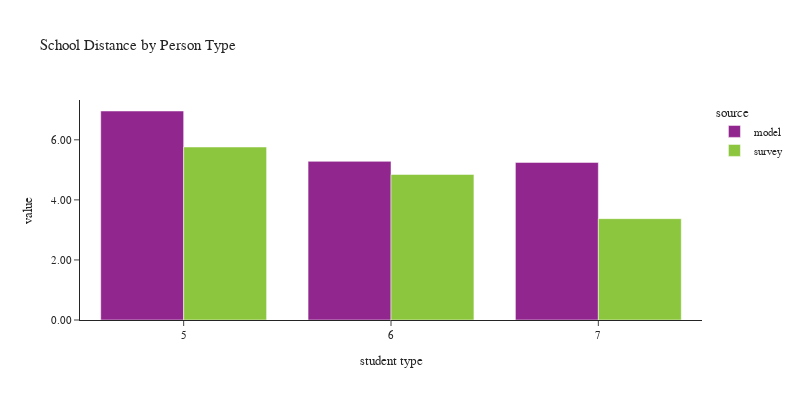

The notebook cell this image was saved under:
### Code cell
plot_school_location(df_students[df_students['pptyp'].isin([5,6,7])], 
                     'pptyp', 'Person Type', 'student type')

### Figure 1 — Plotly figure (JSON) as saved in the notebook; plotly's stock layout.template omitted (floating-point values rounded to 4 significant figures)
{"data": [{"alignmentgroup": "True", "customdata": [[162335], [127563], [533922]], "hovertemplate": "source=model<br>pptyp=%{x}<br>value=%{y}<br>sample count=%{customdata[0]}<extra></extra>", "legendgroup": "model", "marker": {"color": "#91268F", "pattern": {"shape": ""}}, "name": "model", "offsetgroup": "model", "orientation": "v", "showlegend": true, "textposition": "auto", "type": "bar", "x": [5, 6, 7], "xaxis": "x", "y": [6.96, 5.283, 5.248], "yaxis": "y"}, {"alignmentgroup": "True", "customdata": [[169], [113], [530]], "hovertemplate": "source=survey<br>pptyp=%{x}<br>value=%{y}<br>sample count=%{customdata[0]}<extra></extra>", "legendgroup": "survey", "marker": {"color": "#8CC63E", "pattern": {"shape": ""}}, "name": "survey", "offsetgroup": "survey", "orientation": "v", "showlegend": true, "textposition": "auto", "type": "bar", "x": [5, 6, 7], "xaxis": "x", "y": [5.761, 4.846, 3.375], "yaxis": "y"}], "layout": {"barmode": "group", "font": {"size": 11}, "height": 400, "legend": {"title": {"text": "source"}, "tracegroupgap": 0}, "title": {"text": "School Distance by Person Type"}, "width": 800, "xaxis": {"anchor": "y", "domain": [0.0, 1.0], "title": {"text": "student type"}}, "yaxis": {"anchor": "x", "domain": [0.0, 1.0], "tickformat": ".2f", "title": {"text": "value"}}}}
